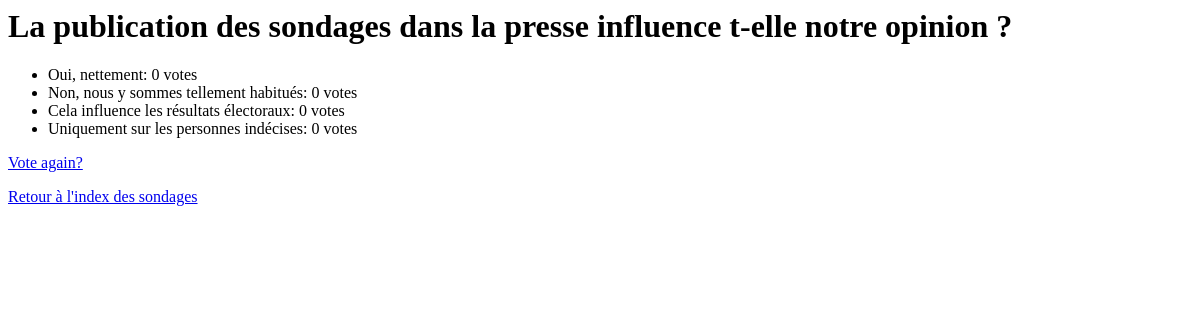
/polls/3/results/, run on an earlier commit of the app's database.
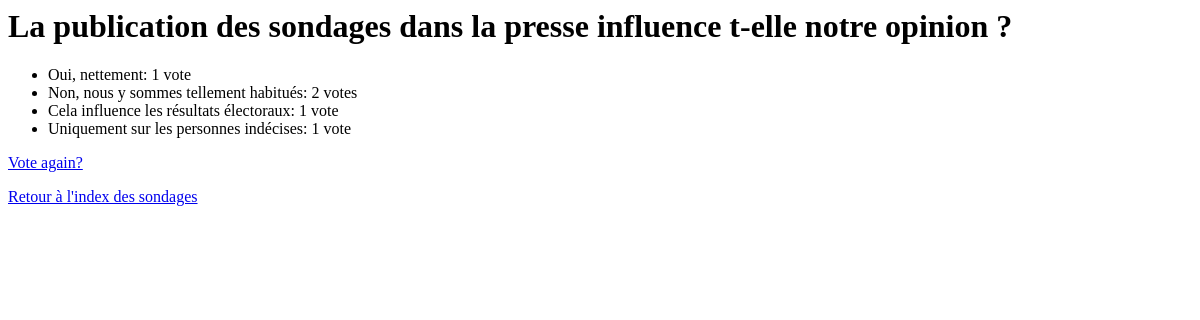
And on a later commit of the database.
### polls/models.py (models this page shows, shortened)
class Choice(models.Model):
    question = models.ForeignKey(Question, on_delete=models.CASCADE)
    choice_text = models.CharField(max_length=200)
    votes = models.IntegerField(default=0)

### polls/views.py (the view)
# urls.py: path("<int:pk>/results/", views.ResultsView.as_view(), name="results"),
class ResultsView(generic.DetailView):
    model = Question
    template_name = "polls/results.html"

### polls/templates/polls/results.html
<h1>{{ question.question_text }}</h1>
<ul>
{% for choice in question.choice_set.all %}
    <li>{{ choice.choice_text }}: {{ choice.votes }} vote{{ choice.votes|pluralize }}</li>
{% endfor %}
</ul>
<p><a href="{% url 'polls:detail' question.id %}">Vote again?</a></p>
<p><a href="{% url 'polls:index' %}">Retour à l'index des sondages</a></p>

What changed in the data, as far as the page shows it:
changed Choice "Oui, nettement": votes "0" → "1"
changed Choice "Non, nous y sommes tellement habitués": votes "0" → "2"
changed Choice "Cela influence les résultats électoraux": votes "0" → "1"
changed Choice "Uniquement sur les personnes indécises": votes "0" → "1"
